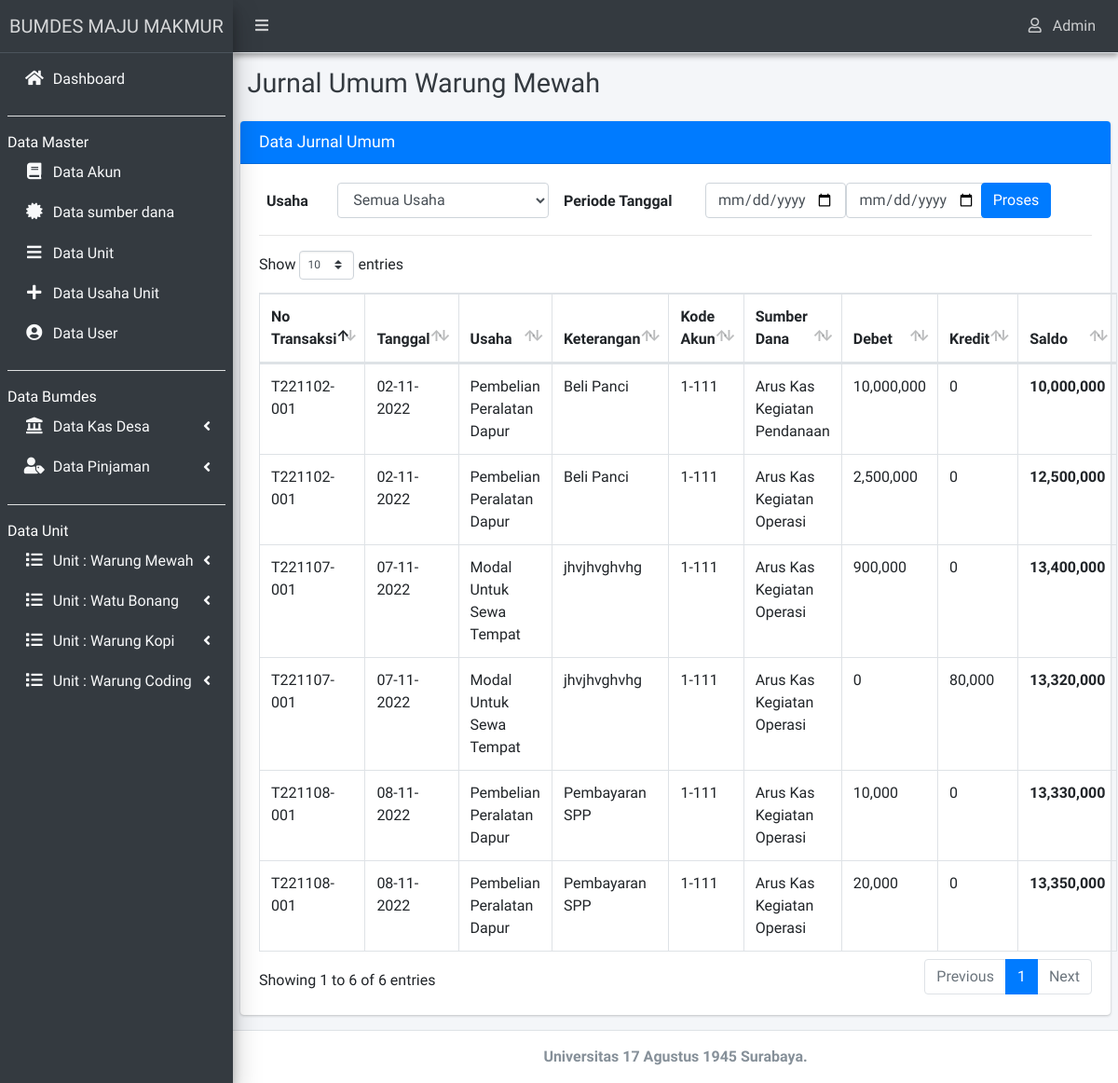
Screenshot of /admin/index.php?hal=lap_jurnal_umum&id=9 (signed in) with the database file from the repository.
### tables this page shows
CREATE TABLE `tb_unit` (
  `id_unit` int(11) NOT NULL,
  `nama_unit` varchar(30) DEFAULT NULL
);

CREATE TABLE `tb_transaksi` (
  `id_jurnal` int(11) NOT NULL,
  `id_transaksi` char(14) DEFAULT NULL,
  `tanggal` date DEFAULT NULL,
  `id_kegiatan` int(11) DEFAULT NULL,
  `kode_akun` varchar(20) DEFAULT NULL,
  `id_index` varchar(20) DEFAULT NULL,
  `keterangan_transaksi` varchar(255) DEFAULT NULL,
  `debet` int(11) DEFAULT NULL,
  `kredit` int(11) DEFAULT NULL
);

CREATE TABLE `tb_kegiatan` (
  `id_kegiatan` int(11) NOT NULL,
  `id_unit` int(11) NOT NULL,
  `nama_kegiatan` varchar(50) NOT NULL
);

CREATE TABLE `tb_index` (
  `id_index` varchar(20) NOT NULL,
  `keterangan` varchar(200) DEFAULT NULL
);

### setting/crud.php (called while the page is built, shortened)
<?php
  function caridata($conn,$qry){
    $row = $conn->query($qry)->fetch_array();
    return $row[0];
  }
?>

### setting/tanggal.php (called while the page is built, shortened)
<?php
	function tgl_indo($tgl){
			$tgl		= date_create($tgl);
			$tanggal	= date_format($tgl,"d-m-Y");
			return $tanggal;
	}
?>

### admin/lap_jurnal_umum.php (the view, shortened to what this page needs)
<div class="content-header">
  <div class="container-fluid">
    <div class="row mb-2">
      <div class="col-sm-12">
        <h1 class="m-0 text-dark">Jurnal Umum <?=caridata($mysqli,"select nama_unit from tb_unit where id_unit='".$_GET['id']."'")?></h1>
      </div>
    </div>
  </div>
</div>
<section class="content">
  <div class="row">
    <div class="col-12">
      <div class="card card-primary">
        <div class="card-header">
          <h3 class="card-title primary">Data Jurnal Umum </h3>
        </div>
        <div class="card-body">
          <?php
          $id_unit=$_GET['id'];
          if(isset($_POST['par1'])){
            @$par1=$_POST['par1'];
            @$par2=$_POST['par2'];
            @$id_kegiatan=$_POST['id_kegiatan'];
            if($_POST['id_kegiatan']=='Semua')
              $where="where id_unit='$id_unit' and (tanggal between '$par1' and '$par2')";
            else
              $where="where id_kegiatan='$id_kegiatan' and (tanggal between '$par1' and '$par2')";
          }else{
            $par1="";
            $par2="";
            $where="where id_unit='$id_unit'";
          }
          ?>
          <form role="form" id="quickForm" action="?hal=lap_jurnal_umum&id=<?=$id_unit?>" method="post">
            <div class="form-group row">
              <label for="nama" class="col-1 m-2">Usaha</label>
              <select class="form-control select2 col-3" name="id_kegiatan">
                <option value="Semua">Semua Usaha</option>
              </select>
              <label  for="nama" class="col-2 m-2">Periode Tanggal</label>
              <input type="date" name="par1" class="form-control col-2" value="<?=@$par1?>" required="">
              <input type="date" name="par2" class="form-control col-2" value="<?=@$par2?>" required="">
              <div class="col-1">
                <input type="submit" name="proses" class="btn btn-primary" style="float: right" value="Proses">
              </div>
            </div>
          </form>
          <hr>
          <table id="example3" class="table table-bordered table-hover">
            <thead>
              <tr>
                <th>No Transaksi</th>
                <th>Tanggal</th>
                <th>Usaha</th>
                <th>Keterangan</th>
                <th>Kode Akun</th>
                <th>Sumber Dana</th>
                <th>Debet</th>
                <th>Kredit</th>
                <th>Saldo</th>
              </tr>
            </thead>
            <tbody>
              <?php
              $saldo=0;
              $query      = "SELECT * from tb_transaksi join tb_kegiatan using(id_kegiatan) join tb_index using(id_index) $where";
              $result     = $mysqli->query($query);
              $num_result = $result->num_rows;
              if ($num_result > 0) {
                while ($data = mysqli_fetch_assoc($result)) {
                  extract($data);
                  $saldo+=$debet;
                  $saldo-=$kredit;
                  ?>
                  <tr>
                    <td><?php echo $id_transaksi; ?></td>
                    <td><?php echo tgl_indo($tanggal); ?></td>
                    <td><?php echo $nama_kegiatan; ?></td>
                    <td><?php echo $keterangan_transaksi; ?></td>
                    <td><?php echo $kode_akun; ?></td>
                    <td><?php echo $keterangan; ?></td>
                    <td><?php echo number_format($debet,0); ?></td>
                    <td><?php echo number_format($kredit,0); ?></td>
                    <th><?php echo number_format($saldo,0); ?></th>
                  </tr>
                <?php }}?>
              </table>
            </div>
          </div>
        </div>
      </div>
    </section>

### admin/_menu.php (shortened to what this page needs)
<li class="nav-item">
	<a href="?hal=beranda" class="nav-link text-light">
		<i class="nav-icon fas fa-home"></i>
		<p> Dashboard </p>
	</a>
</li>
<?php if($_SESSION['level_user']=='Admin' || $_SESSION['level_user']=='Bendahara'){ ?>
	<li class="nav-item">
		<hr class="bg-gradient-light">
	</li>
	<div class="sidebar-heading text-white">Data Master</div>
    <li class="nav-item">
		<a class="nav-link text-light" href="?hal=akun">
			<i class="fa fa-book nav-icon"></i>
			<p>Data Akun</p>
		</a>
    </li>
    <li class="nav-item">
		<a class="nav-link text-light" href="?hal=ind">
			<i class="fa fa-certificate nav-icon"></i>
			<p>Data sumber dana</p>
		</a>
    </li>
    <li class="nav-item">
		<a class="nav-link text-light" href="?hal=unit" >
			<i class="fa fa-bars nav-icon"></i>
			<p>Data Unit</p>
		</a>
    </li>
    <li class="nav-item">
		<a class="nav-link text-light" href="?hal=kegiatan">
			<i class="fa fa-plus nav-icon"></i>
			<p>Data Usaha Unit</p>
		</a>
    </li>
    <li class="nav-item">
		<a class="nav-link text-light" href="?hal=user">
			<i class="fa fa-user-circle nav-icon"></i>
			<p>Data User</p>
		</a>
    </li>
	<li class="nav-item">
		<hr class="bg-gradient-light">
	</li>
	<div class="sidebar-heading text-white">Data Bumdes</div>
	<li class="nav-item">
		<a href="#" class="nav-link text-light">
			<i class="fas fa-solid fa-landmark nav-icon"></i>
			<p> Data Kas Desa <i class="fas fa-angle-left right"></i></p>
		</a>
    </li>
	<li class="nav-item">
		<a href="#" class="nav-link text-light">
			<i class="fas fa-solid fa-user-tag nav-icon"></i>
			<p>
			Data Pinjaman
			<i class="fas fa-angle-left right"></i>
			</p>
		</a>
    </li>
<?php } else if (isset($_SESSION['level_user'])=="Kepala Desa") { ?>
	<li class="nav-item has-treeview">
			<a href="#" class="nav-link text-light">
				<i class="nav-icon fas fa-list"></i>
				<p>
					Data Bumdes
					<i class="fas fa-angle-left right"></i>
				</p>
			</a>
			<ul class="nav nav-treeview text-light">
				<li class="nav-item">
					<a href="?hal=lap_buku_besar_kas" class="nav-link text-light">
						<i class="fa fa-bookmark nav-icon"></i>
						<p>Buku Besar</p>
					</a>
				</li>
				<li class="nav-item">
					<a href="?hal=lap_arus_kas_desa" class="nav-link text-light">
						<i class="fa fa-angle-double-right nav-icon"></i>
						<p>Arus Kas</p>
					</a>
				</li>
				<li class="nav-item">
					<a href="?hal=lap_neraca_kas" class="nav-link text-light">
						<i class="fa fa-balance-scale nav-icon"></i>
						<p>Neraca</p>
					</a>
				</li>
			</ul>
		</li>
<?php } ?>
<li class="nav-item">
	<hr class="bg-light">
</li>
<div class="sidebar-heading text-white">Data Unit</div>
<?php
$query="SELECT * from tb_unit";
$result=$mysqli->query($query);
$num_result=$result->num_rows;
if ($num_result > 0 ) {
	while ($data=mysqli_fetch_assoc($result)) {
		extract($data);  ?>
		<li class="nav-item has-treeview">
			<a href="#" class="nav-link text-light">
				<i class="nav-icon fas fa-list"></i>
				<p>
					Unit : <?=$nama_unit;?>
					<i class="fas fa-angle-left right"></i>
				</p>
			</a>
		</li>
		<?php } } ?>

### rows the page displays
tb_unit: nama_unit "Warung Mewah"
tb_unit: nama_unit "Watu Bonang"
tb_unit: nama_unit "Warung Kopi"
tb_unit: nama_unit "Warung Coding"
tb_transaksi: id_transaksi "T221102-001", tanggal "02-11-2022", id_kegiatan.nama_kegiatan "Pembelian Peralatan Dapur", keterangan_transaksi "Beli Panci", kode_akun "1-111", id_index.keterangan "Arus Kas Kegiatan Pendanaan", debet "10,000,000", kredit "0", saldo "10,000,000"
tb_transaksi: id_transaksi "T221102-001", tanggal "02-11-2022", id_kegiatan.nama_kegiatan "Pembelian Peralatan Dapur", keterangan_transaksi "Beli Panci", kode_akun "1-111", id_index.keterangan "Arus Kas Kegiatan Operasi", debet "2,500,000", kredit "0", saldo "12,500,000"
tb_transaksi: id_transaksi "T221107-001", tanggal "07-11-2022", id_kegiatan.nama_kegiatan "Modal Untuk Sewa Tempat", keterangan_transaksi "jhvjhvghvhg", kode_akun "1-111", id_index.keterangan "Arus Kas Kegiatan Operasi", debet "900,000", kredit "0", saldo "13,400,000"
tb_transaksi: id_transaksi "T221107-001", tanggal "07-11-2022", id_kegiatan.nama_kegiatan "Modal Untuk Sewa Tempat", keterangan_transaksi "jhvjhvghvhg", kode_akun "1-111", id_index.keterangan "Arus Kas Kegiatan Operasi", debet "0", kredit "80,000", saldo "13,320,000"
tb_transaksi: id_transaksi "T221108-001", tanggal "08-11-2022", id_kegiatan.nama_kegiatan "Pembelian Peralatan Dapur", keterangan_transaksi "Pembayaran SPP", kode_akun "1-111", id_index.keterangan "Arus Kas Kegiatan Operasi", debet "10,000", kredit "0", saldo "13,330,000"
tb_transaksi: id_transaksi "T221108-001", tanggal "08-11-2022", id_kegiatan.nama_kegiatan "Pembelian Peralatan Dapur", keterangan_transaksi "Pembayaran SPP", kode_akun "1-111", id_index.keterangan "Arus Kas Kegiatan Operasi", debet "20,000", kredit "0", saldo "13,350,000"

### other values shown
$_SESSION['level_user'] "Admin"
